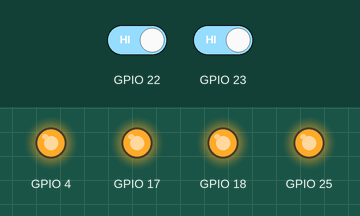
Recording of a program running on a simulated Raspberry Pi (BCM pin numbers). Parts: output pins drawn as LEDs (lit = HIGH). The inputs (shaded band) are chosen by the test bench; at power-on: GPIO 22 HIGH, GPIO 23 HIGH.

Above: at 1.2 s.
1.3 s: GPIO 22 driven LOW
At 1.8 s:
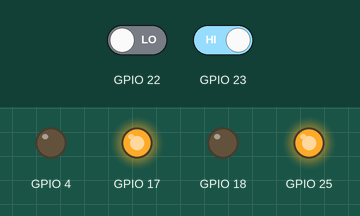
2.8 s: GPIO 23 driven LOW
At 4.0 s:
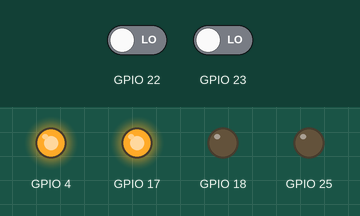
4.3 s: GPIO 22 driven HIGH
At 5.0 s:
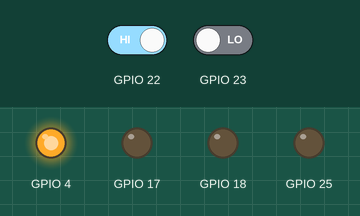
5.8 s: GPIO 23 driven HIGH
At 6.4 s:
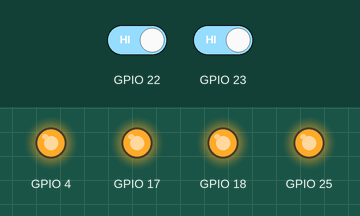
Timing chart, 0 to 8.3 s (numbered marks = the images above; inputs shaded):
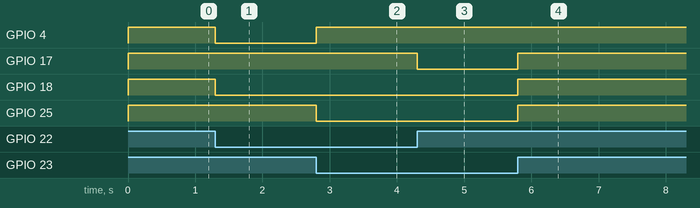

Measured:
- after the input at 1.3 s, GPIO 4, GPIO 18: HIGH → LOW at once
- after the input at 2.8 s, GPIO 4: LOW → HIGH at once; GPIO 25: HIGH → LOW at once
- after the input at 4.3 s, GPIO 17: HIGH → LOW at once
- after the input at 5.8 s, GPIO 17, GPIO 18, GPIO 25: LOW → HIGH at once

The program:

Line_Following.py
```python
import RPi.GPIO as IO
IO.setwarnings(False)
IO.setmode(IO.BCM)

def linefollowing():
    IO.setup(22,IO.IN)
    IO.setup(23,IO.IN)
    IO.setup(4,IO.OUT)
    IO.setup(25,IO.OUT)
    IO.setup(17,IO.OUT)
    IO.setup(18,IO.OUT)
    while True:
        if(IO.input(22)==False and IO.input(23)==False):
            IO.output(4,True)
            IO.output(25,False)
            IO.output(17,True)
            IO.output(18,False)
        elif(IO.input(22)==False and IO.input(23)==True):
            IO.output(4,False)
            IO.output(25,True)
            IO.output(17,True)
            IO.output(18,False)
        elif(IO.input(22)==True and IO.input(23)==False):
            IO.output(4,True)
            IO.output(25,False)
            IO.output(17,False)
            IO.output(18,False)
        else:
            IO.output(4,True)
            IO.output(25,True)
            IO.output(17,True)
            IO.output(18,True)
linefollowing()
```
